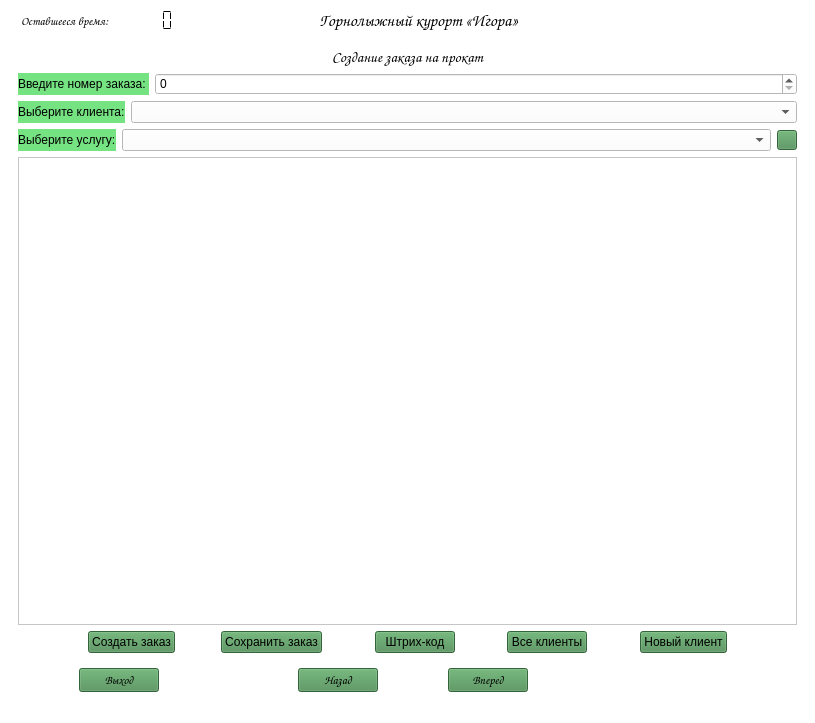
<?xml version="1.0" encoding="UTF-8"?>
<ui version="4.0">
 <class>Igora</class>
 <widget class="QMainWindow" name="Igora">
  <property name="geometry">
   <rect>
    <x>0</x>
    <y>0</y>
    <width>815</width>
    <height>723</height>
   </rect>
  </property>
  <property name="minimumSize">
   <size>
    <width>600</width>
    <height>550</height>
   </size>
  </property>
  <property name="windowTitle">
   <string>Igora</string>
  </property>
  <property name="windowIcon">
   <iconset>
    <normaloff>img/logo.ico</normaloff>img/logo.ico</iconset>
  </property>
  <property name="autoFillBackground">
   <bool>false</bool>
  </property>
  <property name="styleSheet">
   <string notr="true">background-color: rgb(255, 255, 255);</string>
  </property>
  <widget class="QWidget" name="centralwidget">
   <property name="styleSheet">
    <string notr="true"/>
   </property>
   <layout class="QVBoxLayout" name="verticalLayout_2">
    <item>
     <layout class="QHBoxLayout" name="horizontalLayout_2" stretch="1,0,2,3,2,1,1">
      <property name="leftMargin">
       <number>12</number>
      </property>
      <property name="rightMargin">
       <number>0</number>
      </property>
      <item>
       <widget class="QLabel" name="lbl_timer">
        <property name="font">
         <font>
          <family>Comic Sans MS</family>
         </font>
        </property>
        <property name="text">
         <string>Оставшееся время:</string>
        </property>
       </widget>
      </item>
      <item>
       <widget class="QLCDNumber" name="lcdTimer">
        <property name="sizePolicy">
         <sizepolicy hsizetype="Fixed" vsizetype="Fixed">
          <horstretch>64</horstretch>
          <verstretch>80</verstretch>
         </sizepolicy>
        </property>
        <property name="font">
         <font>
          <family>Comic Sans MS</family>
          <pointsize>8</pointsize>
          <weight>50</weight>
          <italic>false</italic>
          <bold>false</bold>
         </font>
        </property>
        <property name="styleSheet">
         <string notr="true">font: 8pt &quot;Comic Sans MS&quot;;</string>
        </property>
        <property name="frameShape">
         <enum>QFrame::NoFrame</enum>
        </property>
        <property name="frameShadow">
         <enum>QFrame::Raised</enum>
        </property>
        <property name="lineWidth">
         <number>1</number>
        </property>
        <property name="smallDecimalPoint">
         <bool>false</bool>
        </property>
        <property name="digitCount">
         <number>5</number>
        </property>
        <property name="mode">
         <enum>QLCDNumber::Dec</enum>
        </property>
        <property name="segmentStyle">
         <enum>QLCDNumber::Flat</enum>
        </property>
        <property name="intValue" stdset="0">
         <number>0</number>
        </property>
       </widget>
      </item>
      <item>
       <spacer name="horizontalSpacer_18">
        <property name="orientation">
         <enum>Qt::Horizontal</enum>
        </property>
        <property name="sizeHint" stdset="0">
         <size>
          <width>40</width>
          <height>20</height>
         </size>
        </property>
       </spacer>
      </item>
      <item>
       <widget class="QLabel" name="label">
        <property name="minimumSize">
         <size>
          <width>0</width>
          <height>0</height>
         </size>
        </property>
        <property name="font">
         <font>
          <family>Comic Sans MS</family>
          <pointsize>13</pointsize>
         </font>
        </property>
        <property name="text">
         <string>Горнолыжный курорт «Игора»    </string>
        </property>
        <property name="alignment">
         <set>Qt::AlignCenter</set>
        </property>
       </widget>
      </item>
      <item>
       <spacer name="horizontalSpacer_19">
        <property name="orientation">
         <enum>Qt::Horizontal</enum>
        </property>
        <property name="sizeHint" stdset="0">
         <size>
          <width>40</width>
          <height>20</height>
         </size>
        </property>
       </spacer>
      </item>
      <item>
       <spacer name="horizontalSpacer_6">
        <property name="orientation">
         <enum>Qt::Horizontal</enum>
        </property>
        <property name="sizeHint" stdset="0">
         <size>
          <width>40</width>
          <height>20</height>
         </size>
        </property>
       </spacer>
      </item>
      <item>
       <widget class="QLabel" name="logo">
        <property name="maximumSize">
         <size>
          <width>80</width>
          <height>80</height>
         </size>
        </property>
        <property name="font">
         <font>
          <family>Comic Sans MS</family>
         </font>
        </property>
        <property name="text">
         <string/>
        </property>
        <property name="pixmap">
         <pixmap>img/logo_mini.png</pixmap>
        </property>
       </widget>
      </item>
     </layout>
    </item>
    <item>
     <layout class="QVBoxLayout" name="verticalLayout" stretch="0">
      <item>
       <widget class="QStackedWidget" name="stackedWidget_main">
        <property name="styleSheet">
         <string notr="true">font: &quot;Comic Sans MS&quot;;</string>
        </property>
        <property name="currentIndex">
         <number>2</number>
        </property>
        <widget class="QWidget" name="page_1_for_all">
         <layout class="QVBoxLayout" name="verticalLayout_3">
          <item>
           <layout class="QVBoxLayout" name="verticalLayout_4" stretch="1,1,1,10">
            <property name="spacing">
             <number>2</number>
            </property>
            <property name="sizeConstraint">
             <enum>QLayout::SetMaximumSize</enum>
            </property>
            <item>
             <layout class="QHBoxLayout" name="horizontalLayout_6">
              <item>
               <widget class="QLabel" name="label_3">
                <property name="sizePolicy">
                 <sizepolicy hsizetype="Preferred" vsizetype="Minimum">
                  <horstretch>0</horstretch>
                  <verstretch>0</verstretch>
                 </sizepolicy>
                </property>
                <property name="font">
                 <font>
                  <family>Comic Sans MS</family>
                  <pointsize>11</pointsize>
                  <weight>50</weight>
                  <italic>false</italic>
                  <bold>false</bold>
                 </font>
                </property>
                <property name="text">
                 <string>Персональные данные сотрудника</string>
                </property>
                <property name="alignment">
                 <set>Qt::AlignCenter</set>
                </property>
               </widget>
              </item>
             </layout>
            </item>
            <item>
             <layout class="QHBoxLayout" name="horizontalLayout_4">
              <property name="spacing">
               <number>0</number>
              </property>
              <property name="sizeConstraint">
               <enum>QLayout::SetDefaultConstraint</enum>
              </property>
              <item>
               <widget class="QLabel" name="label_4">
                <property name="sizePolicy">
                 <sizepolicy hsizetype="Fixed" vsizetype="Minimum">
                  <horstretch>0</horstretch>
                  <verstretch>0</verstretch>
                 </sizepolicy>
                </property>
                <property name="maximumSize">
                 <size>
                  <width>35</width>
                  <height>30</height>
                 </size>
                </property>
                <property name="baseSize">
                 <size>
                  <width>0</width>
                  <height>30</height>
                 </size>
                </property>
                <property name="font">
                 <font>
                  <family>Comic Sans MS</family>
                  <pointsize>10</pointsize>
                  <weight>50</weight>
                  <italic>false</italic>
                  <bold>false</bold>
                 </font>
                </property>
                <property name="styleSheet">
                 <string notr="true">background-color: rgb(118, 227, 131);</string>
                </property>
                <property name="text">
                 <string>ФИО: </string>
                </property>
               </widget>
              </item>
              <item>
               <widget class="QLabel" name="lbl_fio">
                <property name="sizePolicy">
                 <sizepolicy hsizetype="Fixed" vsizetype="Minimum">
                  <horstretch>0</horstretch>
                  <verstretch>0</verstretch>
                 </sizepolicy>
                </property>
                <property name="minimumSize">
                 <size>
                  <width>0</width>
                  <height>0</height>
                 </size>
                </property>
                <property name="maximumSize">
                 <size>
                  <width>16777213</width>
                  <height>30</height>
                 </size>
                </property>
                <property name="baseSize">
                 <size>
                  <width>0</width>
                  <height>30</height>
                 </size>
                </property>
                <property name="font">
                 <font>
                  <family>Comic Sans MS</family>
                  <pointsize>10</pointsize>
                  <weight>50</weight>
                  <italic>false</italic>
                  <bold>false</bold>
                 </font>
                </property>
                <property name="styleSheet">
                 <string notr="true">background-color: rgb(118, 227, 131);</string>
                </property>
                <property name="text">
                 <string>Федоров Фёдор Фёдорович (для примера)</string>
                </property>
               </widget>
              </item>
             </layout>
            </item>
            <item>
             <layout class="QHBoxLayout" name="horizontalLayout_3">
              <property name="spacing">
               <number>0</number>
              </property>
              <property name="sizeConstraint">
               <enum>QLayout::SetMinimumSize</enum>
              </property>
              <item>
               <widget class="QLabel" name="label_2">
                <property name="sizePolicy">
                 <sizepolicy hsizetype="Preferred" vsizetype="Minimum">
                  <horstretch>0</horstretch>
                  <verstretch>0</verstretch>
                 </sizepolicy>
                </property>
                <property name="maximumSize">
                 <size>
                  <width>35</width>
                  <height>30</height>
                 </size>
                </property>
                <property name="font">
                 <font>
                  <family>Comic Sans MS</family>
                  <pointsize>10</pointsize>
                  <weight>50</weight>
                  <italic>false</italic>
                  <bold>false</bold>
                 </font>
                </property>
                <property name="styleSheet">
                 <string notr="true">background-color: rgb(118, 227, 131);</string>
                </property>
                <property name="text">
                 <string>Роль:</string>
                </property>
               </widget>
              </item>
              <item>
               <widget class="QLabel" name="lbl_role">
                <property name="sizePolicy">
                 <sizepolicy hsizetype="Preferred" vsizetype="Minimum">
                  <horstretch>0</horstretch>
                  <verstretch>0</verstretch>
                 </sizepolicy>
                </property>
                <property name="minimumSize">
                 <size>
                  <width>0</width>
                  <height>0</height>
                 </size>
                </property>
                <property name="maximumSize">
                 <size>
                  <width>16777215</width>
                  <height>30</height>
                 </size>
                </property>
                <property name="font">
                 <font>
                  <family>Comic Sans MS</family>
                  <pointsize>10</pointsize>
                  <weight>50</weight>
                  <italic>false</italic>
                  <bold>false</bold>
                 </font>
                </property>
                <property name="styleSheet">
                 <string notr="true">background-color: rgb(118, 227, 131);</string>
                </property>
                <property name="text">
                 <string>администратор</string>
                </property>
               </widget>
              </item>
             </layout>
            </item>
            <item>
             <layout class="QHBoxLayout" name="horizontalLayout_7" stretch="1,2,1">
              <item>
               <spacer name="horizontalSpacer_4">
                <property name="orientation">
                 <enum>Qt::Horizontal</enum>
                </property>
                <property name="sizeHint" stdset="0">
                 <size>
                  <width>40</width>
                  <height>20</height>
                 </size>
                </property>
               </spacer>
              </item>
              <item>
               <widget class="QLabel" name="lbl_photo">
                <property name="sizePolicy">
                 <sizepolicy hsizetype="Minimum" vsizetype="Minimum">
                  <horstretch>0</horstretch>
                  <verstretch>0</verstretch>
                 </sizepolicy>
                </property>
                <property name="text">
                 <string/>
                </property>
                <property name="textFormat">
                 <enum>Qt::AutoText</enum>
                </property>
                <property name="pixmap">
                 <pixmap>img/Миронов.jpeg</pixmap>
                </property>
                <property name="scaledContents">
                 <bool>true</bool>
                </property>
                <property name="alignment">
                 <set>Qt::AlignJustify|Qt::AlignVCenter</set>
                </property>
                <property name="wordWrap">
                 <bool>false</bool>
                </property>
               </widget>
              </item>
              <item>
               <spacer name="horizontalSpacer_5">
                <property name="orientation">
                 <enum>Qt::Horizontal</enum>
                </property>
                <property name="sizeHint" stdset="0">
                 <size>
                  <width>40</width>
                  <height>20</height>
                 </size>
                </property>
               </spacer>
              </item>
             </layout>
            </item>
           </layout>
          </item>
         </layout>
        </widget>
        <widget class="QWidget" name="page_2_for_admin">
         <property name="styleSheet">
          <string notr="true">font: &quot;Comic Sans MS&quot;;</string>
         </property>
         <layout class="QVBoxLayout" name="verticalLayout_7">
          <item>
           <layout class="QHBoxLayout" name="horizontalLayout_9">
            <item>
             <widget class="QLabel" name="label_5">
              <property name="font">
               <font>
                <family>Comic Sans MS</family>
                <pointsize>11</pointsize>
                <weight>50</weight>
                <italic>false</italic>
                <bold>false</bold>
               </font>
              </property>
              <property name="styleSheet">
               <string notr="true">font: 11pt &quot;Comic Sans MS&quot;;</string>
              </property>
              <property name="text">
               <string>Просмотр истории входа сотрудников</string>
              </property>
              <property name="alignment">
               <set>Qt::AlignCenter</set>
              </property>
             </widget>
            </item>
           </layout>
          </item>
          <item>
           <widget class="QTableWidget" name="table_entry">
            <property name="statusTip">
             <string/>
            </property>
            <property name="styleSheet">
             <string notr="true">font: 8pt &quot;Comic Sans MS&quot;;</string>
            </property>
            <property name="sizeAdjustPolicy">
             <enum>QAbstractScrollArea::AdjustToContents</enum>
            </property>
            <property name="autoScroll">
             <bool>false</bool>
            </property>
            <property name="autoScrollMargin">
             <number>20</number>
            </property>
            <property name="alternatingRowColors">
             <bool>false</bool>
            </property>
            <property name="horizontalScrollMode">
             <enum>QAbstractItemView::ScrollPerItem</enum>
            </property>
            <property name="showGrid">
             <bool>true</bool>
            </property>
            <property name="gridStyle">
             <enum>Qt::DashLine</enum>
            </property>
            <property name="sortingEnabled">
             <bool>true</bool>
            </property>
            <property name="wordWrap">
             <bool>true</bool>
            </property>
            <property name="cornerButtonEnabled">
             <bool>true</bool>
            </property>
            <attribute name="horizontalHeaderVisible">
             <bool>false</bool>
            </attribute>
            <attribute name="horizontalHeaderCascadingSectionResizes">
             <bool>false</bool>
            </attribute>
            <attribute name="horizontalHeaderDefaultSectionSize">
             <number>100</number>
            </attribute>
            <attribute name="horizontalHeaderHighlightSections">
             <bool>true</bool>
            </attribute>
            <attribute name="horizontalHeaderStretchLastSection">
             <bool>true</bool>
            </attribute>
            <attribute name="verticalHeaderStretchLastSection">
             <bool>false</bool>
            </attribute>
            <column>
             <property name="text">
              <string>Время и дата входа</string>
             </property>
             <property name="textAlignment">
              <set>AlignCenter</set>
             </property>
            </column>
            <column>
             <property name="text">
              <string>Логин</string>
             </property>
             <property name="textAlignment">
              <set>AlignCenter</set>
             </property>
            </column>
            <column>
             <property name="text">
              <string>Результат входа</string>
             </property>
             <property name="textAlignment">
              <set>AlignCenter</set>
             </property>
            </column>
           </widget>
          </item>
         </layout>
        </widget>
        <widget class="QWidget" name="page_3_not_for_admin">
         <layout class="QVBoxLayout" name="verticalLayout_8">
          <item>
           <layout class="QVBoxLayout" name="verticalLayout_6">
            <item>
             <widget class="QLabel" name="label_6">
              <property name="font">
               <font>
                <family>Comic Sans MS</family>
                <pointsize>11</pointsize>
                <weight>50</weight>
                <italic>false</italic>
                <bold>false</bold>
               </font>
              </property>
              <property name="styleSheet">
               <string notr="true">font: 11pt &quot;Comic Sans MS&quot;;</string>
              </property>
              <property name="text">
               <string>Создание заказа на прокат</string>
              </property>
              <property name="alignment">
               <set>Qt::AlignCenter</set>
              </property>
             </widget>
            </item>
            <item>
             <layout class="QHBoxLayout" name="horizontalLayout_10" stretch="1,10">
              <item>
               <widget class="QLabel" name="label_7">
                <property name="styleSheet">
                 <string notr="true">background-color: rgb(118, 227, 131);
font: 9pt &quot;Comic Sans MS&quot;;</string>
                </property>
                <property name="text">
                 <string>Введите номер заказа: </string>
                </property>
               </widget>
              </item>
              <item>
               <widget class="QSpinBox" name="spin_num_order">
                <property name="maximum">
                 <number>99999999</number>
                </property>
               </widget>
              </item>
             </layout>
            </item>
            <item>
             <layout class="QHBoxLayout" name="horizontalLayout_11" stretch="1,10">
              <item>
               <widget class="QLabel" name="label_8">
                <property name="styleSheet">
                 <string notr="true">font: 9pt &quot;Comic Sans MS&quot;;
background-color: rgb(118, 227, 131);</string>
                </property>
                <property name="text">
                 <string>Выберите клиента:</string>
                </property>
               </widget>
              </item>
              <item>
               <widget class="QComboBox" name="comboBox_clients"/>
              </item>
             </layout>
            </item>
            <item>
             <layout class="QHBoxLayout" name="horizontalLayout_12" stretch="1,100,0">
              <item>
               <widget class="QLabel" name="label_9">
                <property name="styleSheet">
                 <string notr="true">font: 9pt &quot;Comic Sans MS&quot;;
background-color: rgb(118, 227, 131);</string>
                </property>
                <property name="text">
                 <string>Выберите услугу:</string>
                </property>
               </widget>
              </item>
              <item>
               <widget class="QComboBox" name="comboBox_serv"/>
              </item>
              <item>
               <widget class="QPushButton" name="btn_plus">
                <property name="maximumSize">
                 <size>
                  <width>20</width>
                  <height>20</height>
                 </size>
                </property>
                <property name="styleSheet">
                 <string notr="true">background-color: rgb(73, 140, 81);</string>
                </property>
                <property name="text">
                 <string/>
                </property>
                <property name="icon">
                 <iconset>
                  <normaloff>img/Добавить.png</normaloff>img/Добавить.png</iconset>
                </property>
                <property name="iconSize">
                 <size>
                  <width>20</width>
                  <height>20</height>
                 </size>
                </property>
                <property name="checkable">
                 <bool>false</bool>
                </property>
                <property name="checked">
                 <bool>false</bool>
                </property>
                <property name="autoRepeat">
                 <bool>false</bool>
                </property>
                <property name="autoExclusive">
                 <bool>false</bool>
                </property>
               </widget>
              </item>
             </layout>
            </item>
            <item>
             <widget class="QListWidget" name="add_new_field">
              <property name="iconSize">
               <size>
                <width>500</width>
                <height>151</height>
               </size>
              </property>
              <property name="selectionRectVisible">
               <bool>true</bool>
              </property>
             </widget>
            </item>
            <item>
             <layout class="QHBoxLayout" name="horizontalLayout_13" stretch="3,1,0,0,2,1,2,1,2,1,3">
              <item>
               <spacer name="horizontalSpacer_7">
                <property name="orientation">
                 <enum>Qt::Horizontal</enum>
                </property>
                <property name="sizeHint" stdset="0">
                 <size>
                  <width>40</width>
                  <height>20</height>
                 </size>
                </property>
               </spacer>
              </item>
              <item>
               <widget class="QPushButton" name="btn_new_order">
                <property name="styleSheet">
                 <string notr="true">background-color: rgb(73, 140, 81);
font: 9pt &quot;Comic Sans MS&quot;;</string>
                </property>
                <property name="text">
                 <string>Создать заказ</string>
                </property>
               </widget>
              </item>
              <item>
               <spacer name="horizontalSpacer_17">
                <property name="orientation">
                 <enum>Qt::Horizontal</enum>
                </property>
                <property name="sizeHint" stdset="0">
                 <size>
                  <width>40</width>
                  <height>20</height>
                 </size>
                </property>
               </spacer>
              </item>
              <item>
               <widget class="QPushButton" name="btn_save_request">
                <property name="styleSheet">
                 <string notr="true">background-color: rgb(73, 140, 81);
font: 9pt &quot;Comic Sans MS&quot;;</string>
                </property>
                <property name="text">
                 <string>Сохранить заказ</string>
                </property>
               </widget>
              </item>
              <item>
               <spacer name="horizontalSpacer_10">
                <property name="orientation">
                 <enum>Qt::Horizontal</enum>
                </property>
                <property name="sizeHint" stdset="0">
                 <size>
                  <width>40</width>
                  <height>20</height>
                 </size>
                </property>
               </spacer>
              </item>
              <item>
               <widget class="QPushButton" name="btn_code">
                <property name="styleSheet">
                 <string notr="true">background-color: rgb(73, 140, 81);
font: 9pt &quot;Comic Sans MS&quot;;</string>
                </property>
                <property name="text">
                 <string>Штрих-код</string>
                </property>
               </widget>
              </item>
              <item>
               <spacer name="horizontalSpacer_12">
                <property name="orientation">
                 <enum>Qt::Horizontal</enum>
                </property>
                <property name="sizeHint" stdset="0">
                 <size>
                  <width>40</width>
                  <height>20</height>
                 </size>
                </property>
               </spacer>
              </item>
              <item>
               <widget class="QPushButton" name="btn_all_clients">
                <property name="styleSheet">
                 <string notr="true">background-color: rgb(73, 140, 81);
font: 9pt &quot;Comic Sans MS&quot;;</string>
                </property>
                <property name="text">
                 <string>Все клиенты</string>
                </property>
               </widget>
              </item>
              <item>
               <spacer name="horizontalSpacer_9">
                <property name="orientation">
                 <enum>Qt::Horizontal</enum>
                </property>
                <property name="sizeHint" stdset="0">
                 <size>
                  <width>40</width>
                  <height>20</height>
                 </size>
                </property>
               </spacer>
              </item>
              <item>
               <widget class="QPushButton" name="btn_new_client">
                <property name="styleSheet">
                 <string notr="true">background-color: rgb(73, 140, 81);
font: 9pt &quot;Comic Sans MS&quot;;</string>
                </property>
                <property name="text">
                 <string>Новый клиент</string>
                </property>
               </widget>
              </item>
              <item>
               <spacer name="horizontalSpacer_8">
                <property name="orientation">
                 <enum>Qt::Horizontal</enum>
                </property>
                <property name="sizeHint" stdset="0">
                 <size>
                  <width>40</width>
                  <height>20</height>
                 </size>
                </property>
               </spacer>
              </item>
             </layout>
            </item>
           </layout>
          </item>
         </layout>
        </widget>
        <widget class="QWidget" name="page_5_for_page3">
         <layout class="QVBoxLayout" name="verticalLayout_10">
          <item>
           <widget class="QLabel" name="label_11">
            <property name="font">
             <font>
              <family>Comic Sans MS</family>
              <pointsize>11</pointsize>
              <weight>50</weight>
              <italic>false</italic>
              <bold>false</bold>
             </font>
            </property>
            <property name="styleSheet">
             <string notr="true">font: 11pt &quot;Comic Sans MS&quot;;</string>
            </property>
            <property name="text">
             <string>Просмотр всех клиентов</string>
            </property>
            <property name="alignment">
             <set>Qt::AlignCenter</set>
            </property>
           </widget>
          </item>
          <item>
           <widget class="QTableWidget" name="table_clients">
            <property name="sizeAdjustPolicy">
             <enum>QAbstractScrollArea::AdjustToContents</enum>
            </property>
            <attribute name="horizontalHeaderStretchLastSection">
             <bool>true</bool>
            </attribute>
            <column>
             <property name="text">
              <string>id</string>
             </property>
            </column>
            <column>
             <property name="text">
              <string>ФИО</string>
             </property>
            </column>
            <column>
             <property name="text">
              <string>Код клиента</string>
             </property>
            </column>
            <column>
             <property name="text">
              <string>Паспортные данные</string>
             </property>
            </column>
            <column>
             <property name="text">
              <string>Дата рождения</string>
             </property>
            </column>
            <column>
             <property name="text">
              <string>Адрес</string>
             </property>
            </column>
            <column>
             <property name="text">
              <string>email</string>
             </property>
            </column>
            <column>
             <property name="text">
              <string>Пароль</string>
             </property>
            </column>
           </widget>
          </item>
         </layout>
        </widget>
        <widget class="QWidget" name="page_4_for_admin">
         <layout class="QVBoxLayout" name="verticalLayout_9">
          <item>
           <widget class="QLabel" name="label_10">
            <property name="font">
             <font>
              <family>Comic Sans MS</family>
              <pointsize>11</pointsize>
              <weight>50</weight>
              <italic>false</italic>
              <bold>false</bold>
             </font>
            </property>
            <property name="styleSheet">
             <string notr="true">font: 11pt &quot;Comic Sans MS&quot;;</string>
            </property>
            <property name="text">
             <string>Создание отчёта</string>
            </property>
            <property name="alignment">
             <set>Qt::AlignCenter</set>
            </property>
           </widget>
          </item>
          <item>
           <layout class="QHBoxLayout" name="horizontalLayout_15" stretch="1,2,2">
            <item>
             <widget class="QLabel" name="label_12">
              <property name="styleSheet">
               <string notr="true">background-color: rgb(118, 227, 131);
font: 9pt &quot;Comic Sans MS&quot;;</string>
              </property>
              <property name="text">
               <string>Введите период времени:</string>
              </property>
             </widget>
            </item>
            <item>
             <widget class="QDateTimeEdit" name="date_start">
              <property name="maximumDate">
               <date>
                <year>9999</year>
                <month>12</month>
                <day>30</day>
               </date>
              </property>
              <property name="displayFormat">
               <string>dd.MM.yyyy</string>
              </property>
             </widget>
            </item>
            <item>
             <widget class="QDateTimeEdit" name="date_end">
              <property name="displayFormat">
               <string>dd.MM.yyyy</string>
              </property>
             </widget>
            </item>
           </layout>
          </item>
          <item>
           <widget class="QPushButton" name="btn_count_serv">
            <property name="styleSheet">
             <string notr="true">background-color: rgb(73, 140, 81);
font: 9pt &quot;Comic Sans MS&quot;;</string>
            </property>
            <property name="text">
             <string>кол-во услуг по дням за период времени</string>
            </property>
           </widget>
          </item>
          <item>
           <widget class="QPushButton" name="btn_count_order_serv">
            <property name="styleSheet">
             <string notr="true">background-color: rgb(73, 140, 81);
font: 9pt &quot;Comic Sans MS&quot;;</string>
            </property>
            <property name="text">
             <string>кол-во заказов по дням за период времени по каждой услуге</string>
            </property>
           </widget>
          </item>
          <item>
           <widget class="QPushButton" name="btn_count_order">
            <property name="styleSheet">
             <string notr="true">background-color: rgb(73, 140, 81);
font: 9pt &quot;Comic Sans MS&quot;;</string>
            </property>
            <property name="text">
             <string>кол-во заказов по дням за период времени</string>
            </property>
           </widget>
          </item>
          <item>
           <widget class="QStackedWidget" name="stackedWidget_report">
            <property name="currentIndex">
             <number>0</number>
            </property>
            <widget class="QWidget" name="page_1_table">
             <layout class="QHBoxLayout" name="horizontalLayout_16">
              <item>
               <layout class="QVBoxLayout" name="verticalLayout_11">
                <item>
                 <widget class="QTableWidget" name="table_graf">
                  <property name="sizeAdjustPolicy">
                   <enum>QAbstractScrollArea::AdjustToContents</enum>
                  </property>
                  <attribute name="horizontalHeaderStretchLastSection">
                   <bool>true</bool>
                  </attribute>
                 </widget>
                </item>
               </layout>
              </item>
             </layout>
            </widget>
            <widget class="QWidget" name="page_2_graf">
             <layout class="QVBoxLayout" name="verticalLayout_13">
              <item>
               <layout class="QVBoxLayout" name="verticalLayout_12">
                <item>
                 <widget class="QLabel" name="label_13">
                  <property name="text">
                   <string>тут должен быть график (можно сделать через matplotlib)</string>
                  </property>
                 </widget>
                </item>
               </layout>
              </item>
             </layout>
            </widget>
           </widget>
          </item>
          <item>
           <layout class="QHBoxLayout" name="horizontalLayout_14" stretch="1,1,1">
            <item>
             <widget class="QPushButton" name="btn_table">
              <property name="styleSheet">
               <string notr="true">background-color: rgb(73, 140, 81);
font: 9pt &quot;Comic Sans MS&quot;;</string>
              </property>
              <property name="text">
               <string>таблица</string>
              </property>
             </widget>
            </item>
            <item>
             <widget class="QPushButton" name="btn_graf">
              <property name="styleSheet">
               <string notr="true">background-color: rgb(73, 140, 81);
font: 9pt &quot;Comic Sans MS&quot;;</string>
              </property>
              <property name="text">
               <string>график</string>
              </property>
             </widget>
            </item>
            <item>
             <widget class="QPushButton" name="btn_pdf">
              <property name="styleSheet">
               <string notr="true">background-color: rgb(73, 140, 81);
font: 9pt &quot;Comic Sans MS&quot;;</string>
              </property>
              <property name="text">
               <string>сохранить в pdf</string>
              </property>
             </widget>
            </item>
           </layout>
          </item>
         </layout>
        </widget>
        <widget class="QWidget" name="page_6_for_admin">
         <layout class="QVBoxLayout" name="verticalLayout_14">
          <item>
           <layout class="QHBoxLayout" name="horizontalLayout_17">
            <item>
             <widget class="QLabel" name="label_14">
              <property name="styleSheet">
               <string notr="true">font: 11pt &quot;Comic Sans MS&quot;;</string>
              </property>
              <property name="text">
               <string>Редактирование услуг</string>
              </property>
              <property name="alignment">
               <set>Qt::AlignCenter</set>
              </property>
             </widget>
            </item>
           </layout>
          </item>
          <item>
           <layout class="QVBoxLayout" name="verticalLayout_5">
            <item>
             <layout class="QHBoxLayout" name="horizontalLayout_18" stretch="0,100">
              <item>
               <widget class="QLabel" name="label_15">
                <property name="styleSheet">
                 <string notr="true">background-color: rgb(118, 227, 131);
font: 9pt &quot;Comic Sans MS&quot;;</string>
                </property>
                <property name="text">
                 <string>Введите название услуги:</string>
                </property>
               </widget>
              </item>
              <item>
               <widget class="QLineEdit" name="edit_title_serv"/>
              </item>
             </layout>
            </item>
            <item>
             <layout class="QHBoxLayout" name="horizontalLayout_20" stretch="0,100">
              <item>
               <widget class="QLabel" name="label_17">
                <property name="styleSheet">
                 <string notr="true">background-color: rgb(118, 227, 131);
font: 9pt &quot;Comic Sans MS&quot;;</string>
                </property>
                <property name="text">
                 <string>Введите код услуги:</string>
                </property>
               </widget>
              </item>
              <item>
               <widget class="QLineEdit" name="edit_code_serv"/>
              </item>
             </layout>
            </item>
            <item>
             <layout class="QHBoxLayout" name="horizontalLayout_19" stretch="0,100">
              <item>
               <widget class="QLabel" name="label_18">
                <property name="styleSheet">
                 <string notr="true">background-color: rgb(118, 227, 131);
font: 9pt &quot;Comic Sans MS&quot;;</string>
                </property>
                <property name="text">
                 <string>Введите стоимость услуги (руб. за час):</string>
                </property>
               </widget>
              </item>
              <item>
               <widget class="QSpinBox" name="spin_cost">
                <property name="maximum">
                 <number>100000</number>
                </property>
               </widget>
              </item>
             </layout>
            </item>
           </layout>
          </item>
          <item>
           <widget class="QTableWidget" name="table_serv">
            <property name="sizeAdjustPolicy">
             <enum>QAbstractScrollArea::AdjustToContents</enum>
            </property>
            <attribute name="horizontalHeaderStretchLastSection">
             <bool>true</bool>
            </attribute>
           </widget>
          </item>
          <item>
           <layout class="QHBoxLayout" name="horizontalLayout_21">
            <item>
             <spacer name="horizontalSpacer_13">
              <property name="orientation">
               <enum>Qt::Horizontal</enum>
              </property>
              <property name="sizeHint" stdset="0">
               <size>
                <width>40</width>
                <height>20</height>
               </size>
              </property>
             </spacer>
            </item>
            <item>
             <widget class="QPushButton" name="btn_new_serv">
              <property name="styleSheet">
               <string notr="true">background-color: rgb(73, 140, 81);
font: 9pt &quot;Comic Sans MS&quot;;</string>
              </property>
              <property name="text">
               <string>Добавить услугу</string>
              </property>
             </widget>
            </item>
            <item>
             <spacer name="horizontalSpacer_14">
              <property name="orientation">
               <enum>Qt::Horizontal</enum>
              </property>
              <property name="sizeHint" stdset="0">
               <size>
                <width>40</width>
                <height>20</height>
               </size>
              </property>
             </spacer>
            </item>
            <item>
             <widget class="QPushButton" name="btn_delete_serv">
              <property name="styleSheet">
               <string notr="true">background-color: rgb(73, 140, 81);
font: 9pt &quot;Comic Sans MS&quot;;</string>
              </property>
              <property name="text">
               <string>Удалить услугу</string>
              </property>
             </widget>
            </item>
            <item>
             <spacer name="horizontalSpacer_15">
              <property name="orientation">
               <enum>Qt::Horizontal</enum>
              </property>
              <property name="sizeHint" stdset="0">
               <size>
                <width>40</width>
                <height>20</height>
               </size>
              </property>
             </spacer>
            </item>
            <item>
             <widget class="QPushButton" name="btn_save_serv">
              <property name="styleSheet">
               <string notr="true">background-color: rgb(73, 140, 81);
font: 9pt &quot;Comic Sans MS&quot;;</string>
              </property>
              <property name="text">
               <string>Сохранить услуги</string>
              </property>
             </widget>
            </item>
            <item>
             <spacer name="horizontalSpacer_16">
              <property name="orientation">
               <enum>Qt::Horizontal</enum>
              </property>
              <property name="sizeHint" stdset="0">
               <size>
                <width>40</width>
                <height>20</height>
               </size>
              </property>
             </spacer>
            </item>
           </layout>
          </item>
         </layout>
        </widget>
       </widget>
      </item>
     </layout>
    </item>
    <item>
     <layout class="QHBoxLayout" name="horizontalLayout" stretch="1,1,2,1,1,1,4">
      <property name="spacing">
       <number>0</number>
      </property>
      <item>
       <spacer name="horizontalSpacer_11">
        <property name="orientation">
         <enum>Qt::Horizontal</enum>
        </property>
        <property name="sizeHint" stdset="0">
         <size>
          <width>40</width>
          <height>20</height>
         </size>
        </property>
       </spacer>
      </item>
      <item>
       <widget class="QPushButton" name="btn_exit">
        <property name="font">
         <font>
          <family>Comic Sans MS</family>
          <pointsize>9</pointsize>
          <weight>50</weight>
          <italic>false</italic>
          <bold>false</bold>
         </font>
        </property>
        <property name="styleSheet">
         <string notr="true">background-color: rgb(73, 140, 81);
font: 9pt &quot;Comic Sans MS&quot;;</string>
        </property>
        <property name="text">
         <string>Выход</string>
        </property>
       </widget>
      </item>
      <item>
       <spacer name="horizontalSpacer">
        <property name="orientation">
         <enum>Qt::Horizontal</enum>
        </property>
        <property name="sizeHint" stdset="0">
         <size>
          <width>40</width>
          <height>20</height>
         </size>
        </property>
       </spacer>
      </item>
      <item>
       <widget class="QPushButton" name="btn_back">
        <property name="font">
         <font>
          <family>Comic Sans MS</family>
          <pointsize>9</pointsize>
          <weight>50</weight>
          <italic>false</italic>
          <bold>false</bold>
         </font>
        </property>
        <property name="styleSheet">
         <string notr="true">background-color: rgb(73, 140, 81);
font: 9pt &quot;Comic Sans MS&quot;;</string>
        </property>
        <property name="text">
         <string>Назад</string>
        </property>
       </widget>
      </item>
      <item>
       <spacer name="horizontalSpacer_3">
        <property name="orientation">
         <enum>Qt::Horizontal</enum>
        </property>
        <property name="sizeHint" stdset="0">
         <size>
          <width>40</width>
          <height>20</height>
         </size>
        </property>
       </spacer>
      </item>
      <item>
       <widget class="QPushButton" name="btn_next">
        <property name="font">
         <font>
          <family>Comic Sans MS</family>
          <pointsize>9</pointsize>
          <weight>50</weight>
          <italic>false</italic>
          <bold>false</bold>
         </font>
        </property>
        <property name="styleSheet">
         <string notr="true">background-color: rgb(73, 140, 81);
font: 9pt &quot;Comic Sans MS&quot;;</string>
        </property>
        <property name="text">
         <string>Вперед</string>
        </property>
       </widget>
      </item>
      <item>
       <spacer name="horizontalSpacer_2">
        <property name="orientation">
         <enum>Qt::Horizontal</enum>
        </property>
        <property name="sizeHint" stdset="0">
         <size>
          <width>40</width>
          <height>20</height>
         </size>
        </property>
       </spacer>
      </item>
     </layout>
    </item>
   </layout>
  </widget>
  <widget class="QMenuBar" name="menubar">
   <property name="geometry">
    <rect>
     <x>0</x>
     <y>0</y>
     <width>815</width>
     <height>21</height>
    </rect>
   </property>
  </widget>
  <widget class="QStatusBar" name="statusbar"/>
 </widget>
 <resources/>
 <connections/>
</ui>
